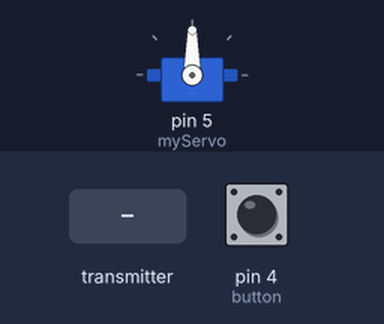
Bench run of a sketch on a simulated Arduino Uno, built with avr-gcc and run on an emulated ATmega328P. Shown: servo. The inputs (shaded band) are chosen by the test bench; at power-on: pin 4 (button) LOW. No radio packets arrive unless stated.

Above: at 1.2 s.
1.3 s: the transmitter starts sending angleV = 0
At 2.5 s:
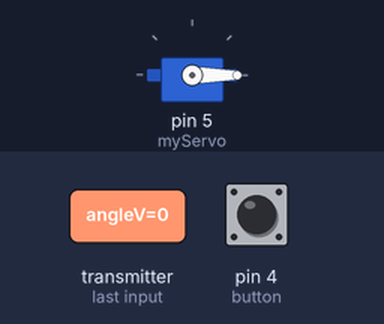
2.8 s: the transmitter starts sending angleV = 45
At 3.9 s:
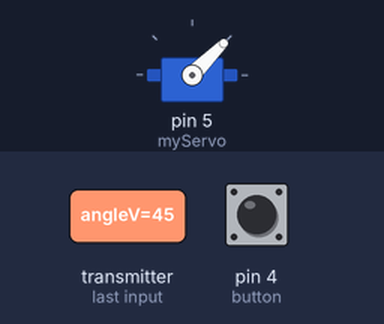
4.3 s: the transmitter starts sending angleV = 180
At 5.0 s:
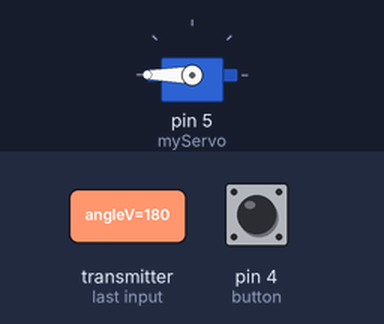
5.8 s: the transmitter starts sending angleV = 90
At 6.1 s:
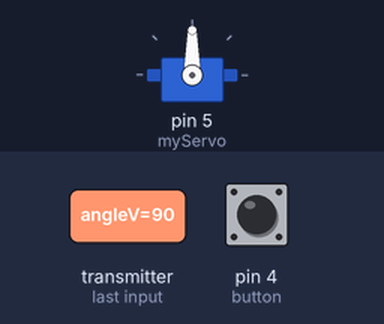
Timing chart, 0 to 8.3 s (numbered marks = the images above; inputs shaded):
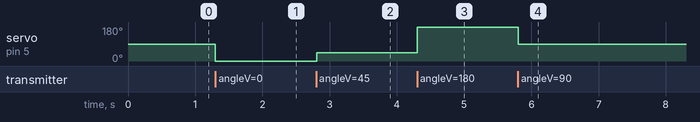

The sketch:

Receiver_Code.ino
```cpp
/*
* Arduino Wireless Communication Tutorial
*     Example 2 - Receiver Code
*
* by Dejan Nedelkovski, www.HowToMechatronics.com
*
* Library: TMRh20/RF24, https://github.com/tmrh20/RF24/
*/
#include <SPI.h>
#include <nRF24L01.h>
#include <RF24.h>
#include <Servo.h>
#define button 4
RF24 radio(7, 8); // CE, CSN
const byte addresses[][6] = {"00001", "00002"};
Servo myServo;
boolean buttonState = 0;

bool tx,fail,rx;
void interrupt(){
    radio.whatHappened( tx,fail,rx);
    if(rx){
        Serial.println("recibido: ");
    }
    if(tx){
        Serial.println("enviado\n");
    }
    if(fail){
        Serial.println("fallo\n");
    }
}

void setup() {
  Serial.begin(9600);
  pinMode(button, INPUT);
  myServo.attach(5);
  radio.begin();
  radio.openWritingPipe(addresses[0]); // 00001
  radio.openReadingPipe(1, addresses[1]); // 00002
  radio.setPALevel(RF24_PA_MIN);
}
void loop() {
  delay(5);
  radio.startListening();
  if ( radio.available()) {
    while (radio.available()) {
      int angleV = 0;
      radio.read(&angleV, sizeof(angleV));
      myServo.write(angleV);
    }
    delay(5);
    radio.stopListening();
    buttonState = digitalRead(button);
    radio.write(&buttonState, sizeof(buttonState));
  }
  else{
    interrupt();
  }
}
```

Measured:
- after the input at 1.3 s, servo on pin 5 (myServo): 90° → 0° at once
- after the input at 2.8 s, servo on pin 5 (myServo): 0° → 45° at once
- after the input at 4.3 s, servo on pin 5 (myServo): 45° → 180° at once
- after the input at 5.8 s, servo on pin 5 (myServo): 180° → 90° at once
